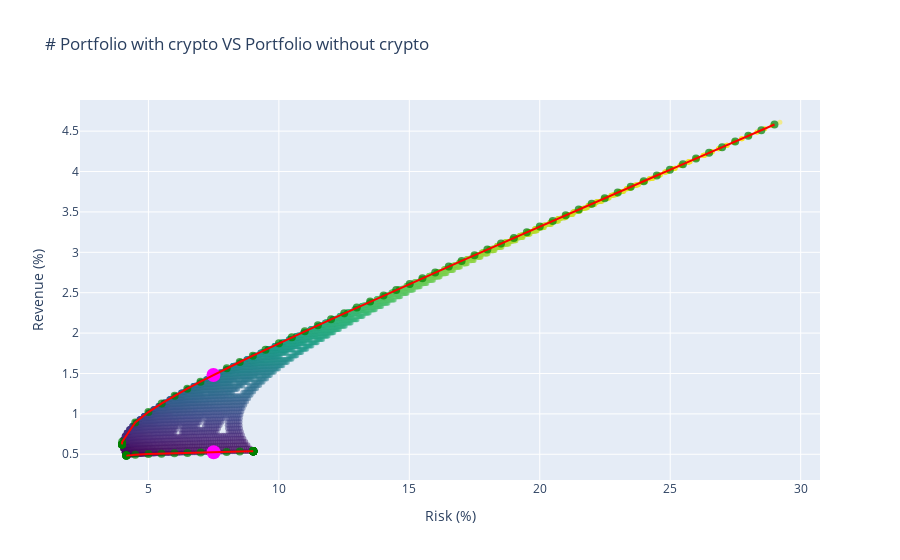

Notebook source saved alongside this figure:
### Code cell
result = Making_Best_Portolio(df_1, merge_portfolio)
display(result[-1])

print(f'Non-crypto portfolio base weights: {result[3]}')
print(f'Portfolio returns with selected weights: {round(result[4],2)}%')
print(f'Risk (VaR) of this portfolio: {round(result[5],1)}%')
print(f'------------------------------------------------------------------')
print(f'The best weights for a portfolio with crypto: {result[0]}')
print(f'Portfolio returns with selected weights: {round(result[1],2)}%')
print(f'Risk (VaR) of this portfolio: {round(result[2],1)}%')

### Figure 1 — Plotly figure (JSON) as saved in the notebook; plotly's stock layout.template omitted (floating-point values rounded to 4 significant figures; data arrays with more than 128 entries replaced by an {"elided": "..."} marker saying what was removed)
{"data": [{"hovertemplate": "<b>Risk:</b> %{x}<br><b>Revenue:</b> %{y}<extra></extra>", "marker": {"color": {"elided": "4947 int values"}, "colorscale": [[0, "#440154"], [0.1111, "#482878"], [0.2222, "#3e4989"], [0.3333, "#31688e"], [0.4444, "#26828e"], [0.5556, "#1f9e89"], [0.6667, "#35b779"], [0.7778, "#6ece58"], [0.8889, "#b5de2b"], [1, "#fde725"]], "opacity": 0.5, "size": 5}, "mode": "markers", "type": "scatter", "x": {"elided": "4947 float values"}, "y": {"elided": "4947 float values"}}, {"hovertemplate": "<b>Risk:</b> 3.987614843531034<br><b>Revenue:</b> 0.6223073687337396<br><b>Weights:</b> [0.034 0.015 0.95 ]<extra></extra>", "marker": {"color": "green", "opacity": 0.7, "size": 8}, "mode": "markers", "type": "scatter", "x": [3.988], "y": [0.6223]}, {"hovertemplate": "<b>Risk:</b> 4.153652573557279<br><b>Revenue:</b> 0.48324599287691505<br><b>Weights:</b> [0.031 0.969] <extra></extra>", "marker": {"color": "green", "opacity": 0.7, "size": 8}, "mode": "markers", "type": "scatter", "x": [4.154], "y": [0.4832]}, {"hovertemplate": "<b>Risk:</b> 3.987614843531034<br><b>Revenue:</b> 0.6223073687337396<br><b>Weights:</b> [0.034 0.015 0.95 ]<extra></extra>", "marker": {"color": "green", "opacity": 0.7, "size": 8}, "mode": "markers", "type": "scatter", "x": [3.988], "y": [0.6223]}, {"hovertemplate": "<b>Risk:</b> 4.153652573557279<br><b>Revenue:</b> 0.48324599287691505<br><b>Weights:</b> [0.031 0.969] <extra></extra>", "marker": {"color": "green", "opacity": 0.7, "size": 8}, "mode": "markers", "type": "scatter", "x": [4.154], "y": [0.4832]}, {"hovertemplate": "<b>Risk:</b> 3.987614843531034<br><b>Revenue:</b> 0.6223073687337396<br><b>Weights:</b> [0.034 0.015 0.95 ]<extra></extra>", "marker": {"color": "green", "opacity": 0.7, "size": 8}, "mode": "markers", "type": "scatter", "x": [3.988], "y": [0.6223]}, {"hovertemplate": "<b>Risk:</b> 4.153652573557279<br><b>Revenue:</b> 0.48324599287691505<br><b>Weights:</b> [0.031 0.969] <extra></extra>", "marker": {"color": "green", "opacity": 0.7, "size": 8}, "mode": "markers", "type": "scatter", "x": [4.154], "y": [0.4832]}, {"hovertemplate": "<b>Risk:</b> 3.987614843531034<br><b>Revenue:</b> 0.6223073687337396<br><b>Weights:</b> [0.034 0.015 0.95 ]<extra></extra>", "marker": {"color": "green", "opacity": 0.7, "size": 8}, "mode": "markers", "type": "scatter", "x": [3.988], "y": [0.6223]}, {"hovertemplate": "<b>Risk:</b> 4.153652573557279<br><b>Revenue:</b> 0.48324599287691505<br><b>Weights:</b> [0.031 0.969] <extra></extra>", "marker": {"color": "green", "opacity": 0.7, "size": 8}, "mode": "markers", "type": "scatter", "x": [4.154], "y": [0.4832]}, {"hovertemplate": "<b>Risk:</b> 3.987614843531034<br><b>Revenue:</b> 0.6223073687337396<br><b>Weights:</b> [0.034 0.015 0.95 ]<extra></extra>", "marker": {"color": "green", "opacity": 0.7, "size": 8}, "mode": "markers", "type": "scatter", "x": [3.988], "y": [0.6223]}, {"hovertemplate": "<b>Risk:</b> 4.153652573557279<br><b>Revenue:</b> 0.48324599287691505<br><b>Weights:</b> [0.031 0.969] <extra></extra>", "marker": {"color": "green", "opacity": 0.7, "size": 8}, "mode": "markers", "type": "scatter", "x": [4.154], "y": [0.4832]}, {"hovertemplate": "<b>Risk:</b> 3.987614843531034<br><b>Revenue:</b> 0.6223073687337396<br><b>Weights:</b> [0.034 0.015 0.95 ]<extra></extra>", "marker": {"color": "green", "opacity": 0.7, "size": 8}, "mode": "markers", "type": "scatter", "x": [3.988], "y": [0.6223]}, {"hovertemplate": "<b>Risk:</b> 4.153652573557279<br><b>Revenue:</b> 0.48324599287691505<br><b>Weights:</b> [0.031 0.969] <extra></extra>", "marker": {"color": "green", "opacity": 0.7, "size": 8}, "mode": "markers", "type": "scatter", "x": [4.154], "y": [0.4832]}, {"hovertemplate": "<b>Risk:</b> 3.9952697540854105<br><b>Revenue:</b> 0.6552381207242763<br><b>Weights:</b> [0.042 0.013 0.944]<extra></extra>", "marker": {"color": "green", "opacity": 0.7, "size": 8}, "mode": "markers", "type": "scatter", "x": [3.995], "y": [0.6552]}, {"hovertemplate": "<b>Risk:</b> 4.153652573557279<br><b>Revenue:</b> 0.48324599287691505<br><b>Weights:</b> [0.031 0.969] <extra></extra>", "marker": {"color": "green", "opacity": 0.7, "size": 8}, "mode": "markers", "type": "scatter", "x": [4.154], "y": [0.4832]}, {"hovertemplate": "<b>Risk:</b> 4.4945805684040305<br><b>Revenue:</b> 0.8946052059129426<br><b>Weights:</b> [0.1   0.001 0.899]<extra></extra>", "marker": {"color": "green", "opacity": 0.7, "size": 8}, "mode": "markers", "type": "scatter", "x": [4.495], "y": [0.8946]}, {"hovertemplate": "<b>Risk:</b> 4.4985232230655035<br><b>Revenue:</b> 0.49485887776469817<br><b>Weights:</b> [0.242 0.758] <extra></extra>", "marker": {"color": "green", "opacity": 0.7, "size": 8}, "mode": "markers", "type": "scatter", "x": [4.499], "y": [0.4949]}, {"hovertemplate": "<b>Risk:</b> 5.000123651677522<br><b>Revenue:</b> 1.0225833721179434<br><b>Weights:</b> [0.131 0.    0.869]<extra></extra>", "marker": {"color": "green", "opacity": 0.7, "size": 8}, "mode": "markers", "type": "scatter", "x": [5.0], "y": [1.023]}, {"hovertemplate": "<b>Risk:</b> 5.001280769517901<br><b>Revenue:</b> 0.5019586983832953<br><b>Weights:</b> [0.371 0.629] <extra></extra>", "marker": {"color": "green", "opacity": 0.7, "size": 8}, "mode": "markers", "type": "scatter", "x": [5.001], "y": [0.502]}, {"hovertemplate": "<b>Risk:</b> 5.508920646111179<br><b>Revenue:</b> 1.1299660589865745<br><b>Weights:</b> [0.157 0.    0.843]<extra></extra>", "marker": {"color": "green", "opacity": 0.7, "size": 8}, "mode": "markers", "type": "scatter", "x": [5.509], "y": [1.13]}, {"hovertemplate": "<b>Risk:</b> 5.502318539186707<br><b>Revenue:</b> 0.5074624352969366<br><b>Weights:</b> [0.471 0.529] <extra></extra>", "marker": {"color": "green", "opacity": 0.7, "size": 8}, "mode": "markers", "type": "scatter", "x": [5.502], "y": [0.5075]}, {"hovertemplate": "<b>Risk:</b> 6.006107807901269<br><b>Revenue:</b> 1.2249584358319021<br><b>Weights:</b> [0.18 0.   0.82]<extra></extra>", "marker": {"color": "green", "opacity": 0.7, "size": 8}, "mode": "markers", "type": "scatter", "x": [6.006], "y": [1.225]}, {"hovertemplate": "<b>Risk:</b> 5.997956632682238<br><b>Revenue:</b> 0.5122506864118046<br><b>Weights:</b> [0.558 0.442] <extra></extra>", "marker": {"color": "green", "opacity": 0.7, "size": 8}, "mode": "markers", "type": "scatter", "x": [5.998], "y": [0.5123]}, {"hovertemplate": "<b>Risk:</b> 6.489574757142261<br><b>Revenue:</b> 1.3116906059950275<br><b>Weights:</b> [0.201 0.    0.799]<extra></extra>", "marker": {"color": "green", "opacity": 0.7, "size": 8}, "mode": "markers", "type": "scatter", "x": [6.49], "y": [1.312]}, {"hovertemplate": "<b>Risk:</b> 6.49835132836086<br><b>Revenue:</b> 0.516708713311854<br><b>Weights:</b> [0.639 0.361] <extra></extra>", "marker": {"color": "green", "opacity": 0.7, "size": 8}, "mode": "markers", "type": "scatter", "x": [6.498], "y": [0.5167]}, {"hovertemplate": "<b>Risk:</b> 6.995186079214431<br><b>Revenue:</b> 1.3984227761581525<br><b>Weights:</b> [0.222 0.    0.778]<extra></extra>", "marker": {"color": "green", "opacity": 0.7, "size": 8}, "mode": "markers", "type": "scatter", "x": [6.995], "y": [1.398]}, {"hovertemplate": "<b>Risk:</b> 7.001743179111742<br><b>Revenue:</b> 0.5209465907353577<br><b>Weights:</b> [0.716 0.284] <extra></extra>", "marker": {"color": "green", "opacity": 0.7, "size": 8}, "mode": "markers", "type": "scatter", "x": [7.002], "y": [0.5209]}, {"hovertemplate": "<b>Risk:</b> 7.493238272555615<br><b>Revenue:</b> 1.4810248429801764<br><b>Weights:</b> [0.242 0.    0.758]<extra></extra>", "marker": {"color": "fuchsia", "size": 14}, "mode": "markers", "name": "Best portfolio at 5% risk", "type": "scatter", "x": [7.493], "y": [1.481]}, {"hovertemplate": "<b>Risk:</b> 7.499169019087054<br><b>Revenue:</b> 0.5249643186823159<br><b>Weights:</b> [0.789 0.211]<extra></extra>", "marker": {"color": "fuchsia", "size": 14}, "mode": "markers", "name": "Best portfolio at 5% risk", "type": "scatter", "x": [7.499], "y": [0.525]}, {"hovertemplate": "<b>Risk:</b> 8.004387257402472<br><b>Revenue:</b> 1.5636269098022004<br><b>Weights:</b> [0.262 0.    0.738]<extra></extra>", "marker": {"color": "green", "opacity": 0.7, "size": 8}, "mode": "markers", "type": "scatter", "x": [8.004], "y": [1.564]}, {"hovertemplate": "<b>Risk:</b> 7.998444908365678<br><b>Revenue:</b> 0.5288719718910011<br><b>Weights:</b> [0.86 0.14] <extra></extra>", "marker": {"color": "green", "opacity": 0.7, "size": 8}, "mode": "markers", "type": "scatter", "x": [7.998], "y": [0.5289]}, {"hovertemplate": "<b>Risk:</b> 8.499994225123968<br><b>Revenue:</b> 1.6420988732831232<br><b>Weights:</b> [0.281 0.    0.719]<extra></extra>", "marker": {"color": "green", "opacity": 0.7, "size": 8}, "mode": "markers", "type": "scatter", "x": [8.5], "y": [1.642]}, {"hovertemplate": "<b>Risk:</b> 8.503114583523269<br><b>Revenue:</b> 0.53272458773055<br><b>Weights:</b> [0.93 0.07] <extra></extra>", "marker": {"color": "green", "opacity": 0.7, "size": 8}, "mode": "markers", "type": "scatter", "x": [8.503], "y": [0.5327]}, {"hovertemplate": "<b>Risk:</b> 9.003752182211635<br><b>Revenue:</b> 1.720570836764046<br><b>Weights:</b> [0.3 0.  0.7]<extra></extra>", "marker": {"color": "green", "opacity": 0.7, "size": 8}, "mode": "markers", "type": "scatter", "x": [9.004], "y": [1.721]}, {"hovertemplate": "<b>Risk:</b> 9.003293822915852<br><b>Revenue:</b> 0.536467128831826<br><b>Weights:</b> [0.998 0.002] <extra></extra>", "marker": {"color": "green", "opacity": 0.7, "size": 8}, "mode": "markers", "type": "scatter", "x": [9.003], "y": [0.5365]}, {"hovertemplate": "<b>Risk:</b> 9.487363852937717<br><b>Revenue:</b> 1.7949126969038676<br><b>Weights:</b> [0.318 0.    0.682]<extra></extra>", "marker": {"color": "green", "opacity": 0.7, "size": 8}, "mode": "markers", "type": "scatter", "x": [9.487], "y": [1.795]}, {"hovertemplate": "<b>Risk:</b> 9.018137054857322<br><b>Revenue:</b> 0.5365772035700989<br><b>Weights:</b> [1. 0.] <extra></extra>", "marker": {"color": "green", "opacity": 0.7, "size": 8}, "mode": "markers", "type": "scatter", "x": [9.018], "y": [0.5366]}, {"hovertemplate": "<b>Risk:</b> 10.003575684460381<br><b>Revenue:</b> 1.8733846603847906<br><b>Weights:</b> [0.337 0.    0.663]<extra></extra>", "marker": {"color": "green", "opacity": 0.7, "size": 8}, "mode": "markers", "type": "scatter", "x": [10.0], "y": [1.873]}, {"hovertemplate": "<b>Risk:</b> 9.018137054857322<br><b>Revenue:</b> 0.5365772035700989<br><b>Weights:</b> [1. 0.] <extra></extra>", "marker": {"color": "green", "opacity": 0.7, "size": 8}, "mode": "markers", "type": "scatter", "x": [9.018], "y": [0.5366]}, {"hovertemplate": "<b>Risk:</b> 10.49729448799689<br><b>Revenue:</b> 1.947726520524612<br><b>Weights:</b> [0.355 0.    0.645]<extra></extra>", "marker": {"color": "green", "opacity": 0.7, "size": 8}, "mode": "markers", "type": "scatter", "x": [10.5], "y": [1.948]}, {"hovertemplate": "<b>Risk:</b> 9.018137054857322<br><b>Revenue:</b> 0.5365772035700989<br><b>Weights:</b> [1. 0.] <extra></extra>", "marker": {"color": "green", "opacity": 0.7, "size": 8}, "mode": "markers", "type": "scatter", "x": [9.018], "y": [0.5366]}, {"hovertemplate": "<b>Risk:</b> 10.994953667431325<br><b>Revenue:</b> 2.0220683806644337<br><b>Weights:</b> [0.373 0.    0.627]<extra></extra>", "marker": {"color": "green", "opacity": 0.7, "size": 8}, "mode": "markers", "type": "scatter", "x": [10.99], "y": [2.022]}, {"hovertemplate": "<b>Risk:</b> 9.018137054857322<br><b>Revenue:</b> 0.5365772035700989<br><b>Weights:</b> [1. 0.] <extra></extra>", "marker": {"color": "green", "opacity": 0.7, "size": 8}, "mode": "markers", "type": "scatter", "x": [9.018], "y": [0.5366]}, {"hovertemplate": "<b>Risk:</b> 11.496053887854819<br><b>Revenue:</b> 2.0964102408042553<br><b>Weights:</b> [0.391 0.    0.609]<extra></extra>", "marker": {"color": "green", "opacity": 0.7, "size": 8}, "mode": "markers", "type": "scatter", "x": [11.5], "y": [2.096]}, {"hovertemplate": "<b>Risk:</b> 9.018137054857322<br><b>Revenue:</b> 0.5365772035700989<br><b>Weights:</b> [1. 0.] <extra></extra>", "marker": {"color": "green", "opacity": 0.7, "size": 8}, "mode": "markers", "type": "scatter", "x": [9.018], "y": [0.5366]}, {"hovertemplate": "<b>Risk:</b> 12.000174594096025<br><b>Revenue:</b> 2.1707521009440764<br><b>Weights:</b> [0.409 0.    0.591]<extra></extra>", "marker": {"color": "green", "opacity": 0.7, "size": 8}, "mode": "markers", "type": "scatter", "x": [12.0], "y": [2.171]}, {"hovertemplate": "<b>Risk:</b> 9.018137054857322<br><b>Revenue:</b> 0.5365772035700989<br><b>Weights:</b> [1. 0.] <extra></extra>", "marker": {"color": "green", "opacity": 0.7, "size": 8}, "mode": "markers", "type": "scatter", "x": [9.018], "y": [0.5366]}, {"hovertemplate": "<b>Risk:</b> 12.506959470254358<br><b>Revenue:</b> 2.245093961083898<br><b>Weights:</b> [0.427 0.    0.573]<extra></extra>", "marker": {"color": "green", "opacity": 0.7, "size": 8}, "mode": "markers", "type": "scatter", "x": [12.51], "y": [2.245]}, {"hovertemplate": "<b>Risk:</b> 9.018137054857322<br><b>Revenue:</b> 0.5365772035700989<br><b>Weights:</b> [1. 0.] <extra></extra>", "marker": {"color": "green", "opacity": 0.7, "size": 8}, "mode": "markers", "type": "scatter", "x": [9.018], "y": [0.5366]}, {"hovertemplate": "<b>Risk:</b> 12.987761726468358<br><b>Revenue:</b> 2.3153057178826186<br><b>Weights:</b> [0.444 0.    0.556]<extra></extra>", "marker": {"color": "green", "opacity": 0.7, "size": 8}, "mode": "markers", "type": "scatter", "x": [12.99], "y": [2.315]}, {"hovertemplate": "<b>Risk:</b> 9.018137054857322<br><b>Revenue:</b> 0.5365772035700989<br><b>Weights:</b> [1. 0.] <extra></extra>", "marker": {"color": "green", "opacity": 0.7, "size": 8}, "mode": "markers", "type": "scatter", "x": [9.018], "y": [0.5366]}, {"hovertemplate": "<b>Risk:</b> 13.498897153781542<br><b>Revenue:</b> 2.38964757802244<br><b>Weights:</b> [0.462 0.    0.538]<extra></extra>", "marker": {"color": "green", "opacity": 0.7, "size": 8}, "mode": "markers", "type": "scatter", "x": [13.5], "y": [2.39]}, {"hovertemplate": "<b>Risk:</b> 9.018137054857322<br><b>Revenue:</b> 0.5365772035700989<br><b>Weights:</b> [1. 0.] <extra></extra>", "marker": {"color": "green", "opacity": 0.7, "size": 8}, "mode": "markers", "type": "scatter", "x": [9.018], "y": [0.5366]}, {"hovertemplate": "<b>Risk:</b> 14.011920752505983<br><b>Revenue:</b> 2.463989438162262<br><b>Weights:</b> [0.48 0.   0.52]<extra></extra>", "marker": {"color": "green", "opacity": 0.7, "size": 8}, "mode": "markers", "type": "scatter", "x": [14.01], "y": [2.464]}, {"hovertemplate": "<b>Risk:</b> 9.018137054857322<br><b>Revenue:</b> 0.5365772035700989<br><b>Weights:</b> [1. 0.] <extra></extra>", "marker": {"color": "green", "opacity": 0.7, "size": 8}, "mode": "markers", "type": "scatter", "x": [9.018], "y": [0.5366]}, {"hovertemplate": "<b>Risk:</b> 14.498000468045333<br><b>Revenue:</b> 2.534201194960982<br><b>Weights:</b> [0.497 0.    0.503]<extra></extra>", "marker": {"color": "green", "opacity": 0.7, "size": 8}, "mode": "markers", "type": "scatter", "x": [14.5], "y": [2.534]}, {"hovertemplate": "<b>Risk:</b> 9.018137054857322<br><b>Revenue:</b> 0.5365772035700989<br><b>Weights:</b> [1. 0.] <extra></extra>", "marker": {"color": "green", "opacity": 0.7, "size": 8}, "mode": "markers", "type": "scatter", "x": [9.018], "y": [0.5366]}, {"hovertemplate": "<b>Risk:</b> 15.014159646034624<br><b>Revenue:</b> 2.608543055100804<br><b>Weights:</b> [0.515 0.    0.485]<extra></extra>", "marker": {"color": "green", "opacity": 0.7, "size": 8}, "mode": "markers", "type": "scatter", "x": [15.01], "y": [2.609]}, {"hovertemplate": "<b>Risk:</b> 9.018137054857322<br><b>Revenue:</b> 0.5365772035700989<br><b>Weights:</b> [1. 0.] <extra></extra>", "marker": {"color": "green", "opacity": 0.7, "size": 8}, "mode": "markers", "type": "scatter", "x": [9.018], "y": [0.5366]}, {"hovertemplate": "<b>Risk:</b> 15.50291539254752<br><b>Revenue:</b> 2.678754811899524<br><b>Weights:</b> [0.532 0.    0.468]<extra></extra>", "marker": {"color": "green", "opacity": 0.7, "size": 8}, "mode": "markers", "type": "scatter", "x": [15.5], "y": [2.679]}, {"hovertemplate": "<b>Risk:</b> 9.018137054857322<br><b>Revenue:</b> 0.5365772035700989<br><b>Weights:</b> [1. 0.] <extra></extra>", "marker": {"color": "green", "opacity": 0.7, "size": 8}, "mode": "markers", "type": "scatter", "x": [9.018], "y": [0.5366]}, {"hovertemplate": "<b>Risk:</b> 15.992794034016878<br><b>Revenue:</b> 2.7489665686982447<br><b>Weights:</b> [0.549 0.    0.451]<extra></extra>", "marker": {"color": "green", "opacity": 0.7, "size": 8}, "mode": "markers", "type": "scatter", "x": [15.99], "y": [2.749]}, {"hovertemplate": "<b>Risk:</b> 9.018137054857322<br><b>Revenue:</b> 0.5365772035700989<br><b>Weights:</b> [1. 0.] <extra></extra>", "marker": {"color": "green", "opacity": 0.7, "size": 8}, "mode": "markers", "type": "scatter", "x": [9.018], "y": [0.5366]}, {"hovertemplate": "<b>Risk:</b> 16.51260445010314<br><b>Revenue:</b> 2.823308428838066<br><b>Weights:</b> [0.567 0.    0.433]<extra></extra>", "marker": {"color": "green", "opacity": 0.7, "size": 8}, "mode": "markers", "type": "scatter", "x": [16.51], "y": [2.823]}, {"hovertemplate": "<b>Risk:</b> 9.018137054857322<br><b>Revenue:</b> 0.5365772035700989<br><b>Weights:</b> [1. 0.] <extra></extra>", "marker": {"color": "green", "opacity": 0.7, "size": 8}, "mode": "markers", "type": "scatter", "x": [9.018], "y": [0.5366]}, {"hovertemplate": "<b>Risk:</b> 17.004498997523402<br><b>Revenue:</b> 2.8935201856367865<br><b>Weights:</b> [0.584 0.    0.416]<extra></extra>", "marker": {"color": "green", "opacity": 0.7, "size": 8}, "mode": "markers", "type": "scatter", "x": [17.0], "y": [2.894]}, {"hovertemplate": "<b>Risk:</b> 9.018137054857322<br><b>Revenue:</b> 0.5365772035700989<br><b>Weights:</b> [1. 0.] <extra></extra>", "marker": {"color": "green", "opacity": 0.7, "size": 8}, "mode": "markers", "type": "scatter", "x": [9.018], "y": [0.5366]}, {"hovertemplate": "<b>Risk:</b> 17.497249922903535<br><b>Revenue:</b> 2.9637319424355066<br><b>Weights:</b> [0.601 0.    0.399]<extra></extra>", "marker": {"color": "green", "opacity": 0.7, "size": 8}, "mode": "markers", "type": "scatter", "x": [17.5], "y": [2.964]}, {"hovertemplate": "<b>Risk:</b> 9.018137054857322<br><b>Revenue:</b> 0.5365772035700989<br><b>Weights:</b> [1. 0.] <extra></extra>", "marker": {"color": "green", "opacity": 0.7, "size": 8}, "mode": "markers", "type": "scatter", "x": [9.018], "y": [0.5366]}, {"hovertemplate": "<b>Risk:</b> 17.990788404528562<br><b>Revenue:</b> 3.0339436992342272<br><b>Weights:</b> [0.618 0.    0.382]<extra></extra>", "marker": {"color": "green", "opacity": 0.7, "size": 8}, "mode": "markers", "type": "scatter", "x": [17.99], "y": [3.034]}, {"hovertemplate": "<b>Risk:</b> 9.018137054857322<br><b>Revenue:</b> 0.5365772035700989<br><b>Weights:</b> [1. 0.] <extra></extra>", "marker": {"color": "green", "opacity": 0.7, "size": 8}, "mode": "markers", "type": "scatter", "x": [9.018], "y": [0.5366]}, {"hovertemplate": "<b>Risk:</b> 18.51414848697876<br><b>Revenue:</b> 3.108285559374049<br><b>Weights:</b> [0.636 0.    0.364]<extra></extra>", "marker": {"color": "green", "opacity": 0.7, "size": 8}, "mode": "markers", "type": "scatter", "x": [18.51], "y": [3.108]}, {"hovertemplate": "<b>Risk:</b> 9.018137054857322<br><b>Revenue:</b> 0.5365772035700989<br><b>Weights:</b> [1. 0.] <extra></extra>", "marker": {"color": "green", "opacity": 0.7, "size": 8}, "mode": "markers", "type": "scatter", "x": [9.018], "y": [0.5366]}, {"hovertemplate": "<b>Risk:</b> 19.009120976731612<br><b>Revenue:</b> 3.1784973161727694<br><b>Weights:</b> [0.653 0.    0.347]<extra></extra>", "marker": {"color": "green", "opacity": 0.7, "size": 8}, "mode": "markers", "type": "scatter", "x": [19.01], "y": [3.178]}, {"hovertemplate": "<b>Risk:</b> 9.018137054857322<br><b>Revenue:</b> 0.5365772035700989<br><b>Weights:</b> [1. 0.] <extra></extra>", "marker": {"color": "green", "opacity": 0.7, "size": 8}, "mode": "markers", "type": "scatter", "x": [9.018], "y": [0.5366]}, {"hovertemplate": "<b>Risk:</b> 19.50471099178791<br><b>Revenue:</b> 3.2487090729714896<br><b>Weights:</b> [0.67 0.   0.33]<extra></extra>", "marker": {"color": "green", "opacity": 0.7, "size": 8}, "mode": "markers", "type": "scatter", "x": [19.5], "y": [3.249]}, {"hovertemplate": "<b>Risk:</b> 9.018137054857322<br><b>Revenue:</b> 0.5365772035700989<br><b>Weights:</b> [1. 0.] <extra></extra>", "marker": {"color": "green", "opacity": 0.7, "size": 8}, "mode": "markers", "type": "scatter", "x": [9.018], "y": [0.5366]}, {"hovertemplate": "<b>Risk:</b> 20.000873579134815<br><b>Revenue:</b> 3.31892082977021<br><b>Weights:</b> [0.687 0.    0.313]<extra></extra>", "marker": {"color": "green", "opacity": 0.7, "size": 8}, "mode": "markers", "type": "scatter", "x": [20.0], "y": [3.319]}, {"hovertemplate": "<b>Risk:</b> 9.018137054857322<br><b>Revenue:</b> 0.5365772035700989<br><b>Weights:</b> [1. 0.] <extra></extra>", "marker": {"color": "green", "opacity": 0.7, "size": 8}, "mode": "markers", "type": "scatter", "x": [9.018], "y": [0.5366]}, {"hovertemplate": "<b>Risk:</b> 20.497568008772284<br><b>Revenue:</b> 3.3891325865689303<br><b>Weights:</b> [0.704 0.    0.296]<extra></extra>", "marker": {"color": "green", "opacity": 0.7, "size": 8}, "mode": "markers", "type": "scatter", "x": [20.5], "y": [3.389]}, {"hovertemplate": "<b>Risk:</b> 9.018137054857322<br><b>Revenue:</b> 0.5365772035700989<br><b>Weights:</b> [1. 0.] <extra></extra>", "marker": {"color": "green", "opacity": 0.7, "size": 8}, "mode": "markers", "type": "scatter", "x": [9.018], "y": [0.5366]}, {"hovertemplate": "<b>Risk:</b> 20.994757293297596<br><b>Revenue:</b> 3.4593443433676505<br><b>Weights:</b> [0.721 0.    0.279]<extra></extra>", "marker": {"color": "green", "opacity": 0.7, "size": 8}, "mode": "markers", "type": "scatter", "x": [20.99], "y": [3.459]}, {"hovertemplate": "<b>Risk:</b> 9.018137054857322<br><b>Revenue:</b> 0.5365772035700989<br><b>Weights:</b> [1. 0.] <extra></extra>", "marker": {"color": "green", "opacity": 0.7, "size": 8}, "mode": "markers", "type": "scatter", "x": [9.018], "y": [0.5366]}, {"hovertemplate": "<b>Risk:</b> 21.49240777107526<br><b>Revenue:</b> 3.529556100166371<br><b>Weights:</b> [0.738 0.    0.262]<extra></extra>", "marker": {"color": "green", "opacity": 0.7, "size": 8}, "mode": "markers", "type": "scatter", "x": [21.49], "y": [3.53]}, {"hovertemplate": "<b>Risk:</b> 9.018137054857322<br><b>Revenue:</b> 0.5365772035700989<br><b>Weights:</b> [1. 0.] <extra></extra>", "marker": {"color": "green", "opacity": 0.7, "size": 8}, "mode": "markers", "type": "scatter", "x": [9.018], "y": [0.5366]}, {"hovertemplate": "<b>Risk:</b> 21.9904887434663<br><b>Revenue:</b> 3.5997678569650917<br><b>Weights:</b> [0.755 0.    0.245]<extra></extra>", "marker": {"color": "green", "opacity": 0.7, "size": 8}, "mode": "markers", "type": "scatter", "x": [21.99], "y": [3.6]}, {"hovertemplate": "<b>Risk:</b> 9.018137054857322<br><b>Revenue:</b> 0.5365772035700989<br><b>Weights:</b> [1. 0.] <extra></extra>", "marker": {"color": "green", "opacity": 0.7, "size": 8}, "mode": "markers", "type": "scatter", "x": [9.018], "y": [0.5366]}, {"hovertemplate": "<b>Risk:</b> 22.48897215817494<br><b>Revenue:</b> 3.669979613763812<br><b>Weights:</b> [0.772 0.    0.228]<extra></extra>", "marker": {"color": "green", "opacity": 0.7, "size": 8}, "mode": "markers", "type": "scatter", "x": [22.49], "y": [3.67]}, {"hovertemplate": "<b>Risk:</b> 9.018137054857322<br><b>Revenue:</b> 0.5365772035700989<br><b>Weights:</b> [1. 0.] <extra></extra>", "marker": {"color": "green", "opacity": 0.7, "size": 8}, "mode": "markers", "type": "scatter", "x": [9.018], "y": [0.5366]}, {"hovertemplate": "<b>Risk:</b> 22.987832332065285<br><b>Revenue:</b> 3.7401913705625325<br><b>Weights:</b> [0.789 0.    0.211]<extra></extra>", "marker": {"color": "green", "opacity": 0.7, "size": 8}, "mode": "markers", "type": "scatter", "x": [22.99], "y": [3.74]}, {"hovertemplate": "<b>Risk:</b> 9.018137054857322<br><b>Revenue:</b> 0.5365772035700989<br><b>Weights:</b> [1. 0.] <extra></extra>", "marker": {"color": "green", "opacity": 0.7, "size": 8}, "mode": "markers", "type": "scatter", "x": [9.018], "y": [0.5366]}, {"hovertemplate": "<b>Risk:</b> 23.487045707865807<br><b>Revenue:</b> 3.8104031273612526<br><b>Weights:</b> [0.806 0.    0.194]<extra></extra>", "marker": {"color": "green", "opacity": 0.7, "size": 8}, "mode": "markers", "type": "scatter", "x": [23.49], "y": [3.81]}, {"hovertemplate": "<b>Risk:</b> 9.018137054857322<br><b>Revenue:</b> 0.5365772035700989<br><b>Weights:</b> [1. 0.] <extra></extra>", "marker": {"color": "green", "opacity": 0.7, "size": 8}, "mode": "markers", "type": "scatter", "x": [9.018], "y": [0.5366]}, {"hovertemplate": "<b>Risk:</b> 23.98659064005765<br><b>Revenue:</b> 3.880614884159973<br><b>Weights:</b> [0.823 0.    0.177]<extra></extra>", "marker": {"color": "green", "opacity": 0.7, "size": 8}, "mode": "markers", "type": "scatter", "x": [23.99], "y": [3.881]}, {"hovertemplate": "<b>Risk:</b> 9.018137054857322<br><b>Revenue:</b> 0.5365772035700989<br><b>Weights:</b> [1. 0.] <extra></extra>", "marker": {"color": "green", "opacity": 0.7, "size": 8}, "mode": "markers", "type": "scatter", "x": [9.018], "y": [0.5366]}, {"hovertemplate": "<b>Risk:</b> 24.48644720596864<br><b>Revenue:</b> 3.9508266409586934<br><b>Weights:</b> [0.84 0.   0.16]<extra></extra>", "marker": {"color": "green", "opacity": 0.7, "size": 8}, "mode": "markers", "type": "scatter", "x": [24.49], "y": [3.951]}, {"hovertemplate": "<b>Risk:</b> 9.018137054857322<br><b>Revenue:</b> 0.5365772035700989<br><b>Weights:</b> [1. 0.] <extra></extra>", "marker": {"color": "green", "opacity": 0.7, "size": 8}, "mode": "markers", "type": "scatter", "x": [9.018], "y": [0.5366]}, {"hovertemplate": "<b>Risk:</b> 24.986597038699536<br><b>Revenue:</b> 4.021038397757414<br><b>Weights:</b> [0.857 0.    0.143]<extra></extra>", "marker": {"color": "green", "opacity": 0.7, "size": 8}, "mode": "markers", "type": "scatter", "x": [24.99], "y": [4.021]}, {"hovertemplate": "<b>Risk:</b> 9.018137054857322<br><b>Revenue:</b> 0.5365772035700989<br><b>Weights:</b> [1. 0.] <extra></extra>", "marker": {"color": "green", "opacity": 0.7, "size": 8}, "mode": "markers", "type": "scatter", "x": [9.018], "y": [0.5366]}, {"hovertemplate": "<b>Risk:</b> 25.487023179011747<br><b>Revenue:</b> 4.091250154556134<br><b>Weights:</b> [0.874 0.    0.126]<extra></extra>", "marker": {"color": "green", "opacity": 0.7, "size": 8}, "mode": "markers", "type": "scatter", "x": [25.49], "y": [4.091]}, {"hovertemplate": "<b>Risk:</b> 9.018137054857322<br><b>Revenue:</b> 0.5365772035700989<br><b>Weights:</b> [1. 0.] <extra></extra>", "marker": {"color": "green", "opacity": 0.7, "size": 8}, "mode": "markers", "type": "scatter", "x": [9.018], "y": [0.5366]}, {"hovertemplate": "<b>Risk:</b> 25.987709943726845<br><b>Revenue:</b> 4.161461911354855<br><b>Weights:</b> [0.891 0.    0.109]<extra></extra>", "marker": {"color": "green", "opacity": 0.7, "size": 8}, "mode": "markers", "type": "scatter", "x": [25.99], "y": [4.161]}, {"hovertemplate": "<b>Risk:</b> 9.018137054857322<br><b>Revenue:</b> 0.5365772035700989<br><b>Weights:</b> [1. 0.] <extra></extra>", "marker": {"color": "green", "opacity": 0.7, "size": 8}, "mode": "markers", "type": "scatter", "x": [9.018], "y": [0.5366]}, {"hovertemplate": "<b>Risk:</b> 26.48864280854114<br><b>Revenue:</b> 4.231673668153575<br><b>Weights:</b> [0.908 0.    0.092]<extra></extra>", "marker": {"color": "green", "opacity": 0.7, "size": 8}, "mode": "markers", "type": "scatter", "x": [26.49], "y": [4.232]}, {"hovertemplate": "<b>Risk:</b> 9.018137054857322<br><b>Revenue:</b> 0.5365772035700989<br><b>Weights:</b> [1. 0.] <extra></extra>", "marker": {"color": "green", "opacity": 0.7, "size": 8}, "mode": "markers", "type": "scatter", "x": [9.018], "y": [0.5366]}, {"hovertemplate": "<b>Risk:</b> 26.989808303455614<br><b>Revenue:</b> 4.301885424952296<br><b>Weights:</b> [0.925 0.    0.075]<extra></extra>", "marker": {"color": "green", "opacity": 0.7, "size": 8}, "mode": "markers", "type": "scatter", "x": [26.99], "y": [4.302]}, {"hovertemplate": "<b>Risk:</b> 9.018137054857322<br><b>Revenue:</b> 0.5365772035700989<br><b>Weights:</b> [1. 0.] <extra></extra>", "marker": {"color": "green", "opacity": 0.7, "size": 8}, "mode": "markers", "type": "scatter", "x": [9.018], "y": [0.5366]}, {"hovertemplate": "<b>Risk:</b> 27.491193919273023<br><b>Revenue:</b> 4.372097181751015<br><b>Weights:</b> [0.942 0.    0.058]<extra></extra>", "marker": {"color": "green", "opacity": 0.7, "size": 8}, "mode": "markers", "type": "scatter", "x": [27.49], "y": [4.372]}, {"hovertemplate": "<b>Risk:</b> 9.018137054857322<br><b>Revenue:</b> 0.5365772035700989<br><b>Weights:</b> [1. 0.] <extra></extra>", "marker": {"color": "green", "opacity": 0.7, "size": 8}, "mode": "markers", "type": "scatter", "x": [9.018], "y": [0.5366]}, {"hovertemplate": "<b>Risk:</b> 27.992788023825945<br><b>Revenue:</b> 4.442308938549736<br><b>Weights:</b> [0.959 0.    0.041]<extra></extra>", "marker": {"color": "green", "opacity": 0.7, "size": 8}, "mode": "markers", "type": "scatter", "x": [27.99], "y": [4.442]}, {"hovertemplate": "<b>Risk:</b> 9.018137054857322<br><b>Revenue:</b> 0.5365772035700989<br><b>Weights:</b> [1. 0.] <extra></extra>", "marker": {"color": "green", "opacity": 0.7, "size": 8}, "mode": "markers", "type": "scatter", "x": [9.018], "y": [0.5366]}, {"hovertemplate": "<b>Risk:</b> 28.4945797867795<br><b>Revenue:</b> 4.5125206953484565<br><b>Weights:</b> [0.976 0.    0.024]<extra></extra>", "marker": {"color": "green", "opacity": 0.7, "size": 8}, "mode": "markers", "type": "scatter", "x": [28.49], "y": [4.513]}, {"hovertemplate": "<b>Risk:</b> 9.018137054857322<br><b>Revenue:</b> 0.5365772035700989<br><b>Weights:</b> [1. 0.] <extra></extra>", "marker": {"color": "green", "opacity": 0.7, "size": 8}, "mode": "markers", "type": "scatter", "x": [9.018], "y": [0.5366]}, {"hovertemplate": "<b>Risk:</b> 28.996559112007102<br><b>Revenue:</b> 4.582732452147177<br><b>Weights:</b> [0.993 0.    0.007]<extra></extra>", "marker": {"color": "green", "opacity": 0.7, "size": 8}, "mode": "markers", "type": "scatter", "x": [29.0], "y": [4.583]}, {"hovertemplate": "<b>Risk:</b> 9.018137054857322<br><b>Revenue:</b> 0.5365772035700989<br><b>Weights:</b> [1. 0.] <extra></extra>", "marker": {"color": "green", "opacity": 0.7, "size": 8}, "mode": "markers", "type": "scatter", "x": [9.018], "y": [0.5366]}, {"line": {"color": "red", "width": 2}, "mode": "lines", "showlegend": false, "type": "scatter", "x": [3.988, 3.988, 3.988, 3.988, 3.988, 3.988, 3.995, 4.495, 5.0, 5.509, 6.006, 6.49, 6.995, 7.493, 8.004, 8.5, 9.004, 9.487, 10.0, 10.5, 10.99, 11.5, 12.0, 12.51, 12.99, 13.5, 14.01, 14.5, 15.01, 15.5, 15.99, 16.51, 17.0, 17.5, 17.99, 18.51, 19.01, 19.5, 20.0, 20.5, 20.99, 21.49, 21.99, 22.49, 22.99, 23.49, 23.99, 24.49, 24.99, 25.49, 25.99, 26.49, 26.99, 27.49, 27.99, 28.49, 29.0], "y": [0.6223, 0.6223, 0.6223, 0.6223, 0.6223, 0.6223, 0.6552, 0.8946, 1.023, 1.13, 1.225, 1.312, 1.398, 1.481, 1.564, 1.642, 1.721, 1.795, 1.873, 1.948, 2.022, 2.096, 2.171, 2.245, 2.315, 2.39, 2.464, 2.534, 2.609, 2.679, 2.749, 2.823, 2.894, 2.964, 3.034, 3.108, 3.178, 3.249, 3.319, 3.389, 3.459, 3.53, 3.6, 3.67, 3.74, 3.81, 3.881, 3.951, 4.021, 4.091, 4.161, 4.232, 4.302, 4.372, 4.442, 4.513, 4.583]}, {"line": {"color": "red", "width": 2}, "mode": "lines", "showlegend": false, "type": "scatter", "x": [4.154, 4.154, 4.154, 4.154, 4.154, 4.154, 4.154, 4.499, 5.001, 5.502, 5.998, 6.498, 7.002, 7.499, 7.998, 8.503, 9.003, 9.018, 9.018, 9.018, 9.018, 9.018, 9.018, 9.018, 9.018, 9.018, 9.018, 9.018, 9.018, 9.018, 9.018, 9.018, 9.018, 9.018, 9.018, 9.018, 9.018, 9.018, 9.018, 9.018, 9.018, 9.018, 9.018, 9.018, 9.018, 9.018, 9.018, 9.018, 9.018, 9.018, 9.018, 9.018, 9.018, 9.018, 9.018, 9.018, 9.018], "y": [0.4832, 0.4832, 0.4832, 0.4832, 0.4832, 0.4832, 0.4832, 0.4949, 0.502, 0.5075, 0.5123, 0.5167, 0.5209, 0.525, 0.5289, 0.5327, 0.5365, 0.5366, 0.5366, 0.5366, 0.5366, 0.5366, 0.5366, 0.5366, 0.5366, 0.5366, 0.5366, 0.5366, 0.5366, 0.5366, 0.5366, 0.5366, 0.5366, 0.5366, 0.5366, 0.5366, 0.5366, 0.5366, 0.5366, 0.5366, 0.5366, 0.5366, 0.5366, 0.5366, 0.5366, 0.5366, 0.5366, 0.5366, 0.5366, 0.5366, 0.5366, 0.5366, 0.5366, 0.5366, 0.5366, 0.5366, 0.5366]}], "layout": {"hovermode": "closest", "showlegend": false, "title": {"text": "# Portfolio with crypto VS Portfolio without crypto"}, "xaxis": {"title": {"text": "Risk (%)"}}, "yaxis": {"title": {"text": "Revenue (%)"}}}}
